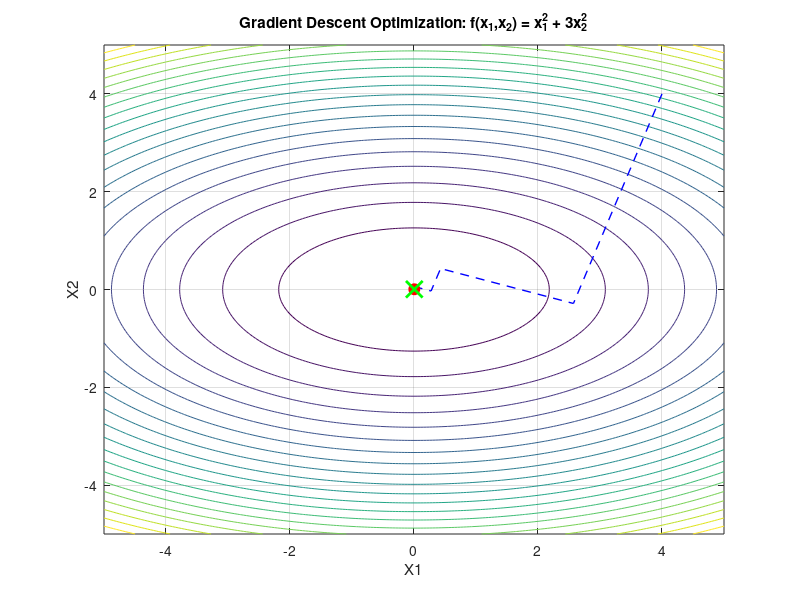

Here is the MATLAB script that generated this plot:
clc; close all; clear all;

%% 1. Optimization Setup
x10 = 4; % Starting point x1
x20 = 4; % Starting point x2

f = @(x1,x2) (x1.^2 + 3*x2.^2);   % Objective function (vectorized with .^)
delfx = @(x1) (2*x1);             % Gradient w.r.t x1
delfy = @(x2) (6*x2);             % Gradient w.r.t x2

thresh = 1e-3;   % Convergence threshold
max_iter = 100;  % Iteration limit

%% 2. Optimization Loop (Gradient Descent with Exact Line Search)
ii = 1;
deltaf(ii) = 1;
x1(ii) = x10;
x2(ii) = x20;
fval(ii) = f(x1(ii), x2(ii));

% Pre-allocate an array to store the optimal step sizes for visualization later
alpha_history(ii) = 0; 

while (ii <= max_iter) && (deltaf(ii) >= thresh)
    % Calculate analytically optimal step size (alpha) for this specific quadratic function
    a = (x1(ii)^2 + 9*x2(ii)^2) / (2*x1(ii)^2 + 54*x2(ii)^2);
    alpha_history(ii) = a; % Save alpha for plotting
    
    % Compute step vector: -alpha * gradient
    step = -a * [delfx(x1(ii)); delfy(x2(ii))];
    
    ii = ii + 1;
    % Update positions
    x1(ii) = x1(ii-1) + step(1);
    x2(ii) = x2(ii-1) + step(2);
    
    % Track progress
    fval(ii) = f(x1(ii), x2(ii));
    deltaf(ii) = abs(fval(ii) - fval(ii-1));
end

%% 3. Contour Plot Setup
figure('Position', [200, 200, 700, 600]); % Set explicit window size
[X1, X2] = meshgrid(-5:0.05:5);           % Marginally larger step for faster rendering
Z = f(X1, X2);
contour(X1, X2, Z, 20);                  % Draw 20 contour levels
hold on;
grid on;

% Plot the final full path as a dashed line so you can see the overall trajectory
plot(x1, x2, 'b--', 'LineWidth', 1); 

% Initialize animated elements
h1 = plot(x1(1), x2(1), 'ro', 'MarkerFaceColor', 'r', 'MarkerSize', 8);

% FIXED: Calculating the initial vector length accurately using pre-calculated values
init_step = -alpha_history(1) * [delfx(x1(1)); delfy(x2(1))];
h2 = line([x1(1), x1(1) + init_step(1)], [x2(1), x2(1) + init_step(2)], ...
          'Color', 'k', 'LineWidth', 2);

xlabel('X1')
ylabel('X2')
title('Gradient Descent Optimization: f(x_{1},x_{2}) = x_{1}^{2} + 3x_{2}^{2}')
pause(1);

%% 4. Animation Loop
for g = 2:length(x1)
    % Move the current position marker
    set(h1, 'XData', x1(g), 'YData', x2(g));
    
    % FIXED: Direction vector length now accurately reflects the actual optimization step size
    if g < length(x1)
        next_step = -alpha_history(g) * [delfx(x1(g)); delfy(x2(g))];
        set(h2, 'XData', [x1(g), x1(g) + next_step(1)], ...
                'YData', [x2(g), x2(g) + next_step(2)]);
    else
        % On the very last step, hide or zero out the direction vector
        set(h2, 'XData', x1(g), 'YData', x2(g));
    end
    
    drawnow;
    pause(0.3); % Adjusted slightly faster (0.3s) for a smoother feel
end

% Visual indicator that the algorithm finished
plot(x1(end), x2(end), 'gx', 'MarkerSize', 12, 'LineWidth', 2); 
fprintf('Optimization finished in %d iterations.\n', length(x1)-1);
fprintf('Final Minimum Point: (%f, %f)\n', x1(end), x2(end));
